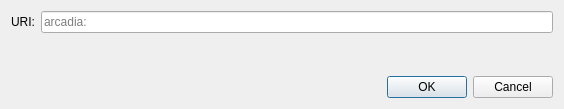
<?xml version="1.0" encoding="UTF-8"?>
<ui version="4.0">
 <class>OpenURIDialog</class>
 <widget class="QDialog" name="OpenURIDialog">
  <property name="geometry">
   <rect>
    <x>0</x>
    <y>0</y>
    <width>564</width>
    <height>109</height>
   </rect>
  </property>
  <property name="windowTitle">
   <string>Open arcadia URI</string>
  </property>
  <layout class="QVBoxLayout" name="verticalLayout">
   <item>
    <layout class="QHBoxLayout" name="horizontalLayout">
     <item>
      <widget class="QLabel" name="label">
       <property name="text">
        <string>URI:</string>
       </property>
      </widget>
     </item>
     <item>
      <widget class="QValidatedLineEdit" name="uriEdit">
       <property name="placeholderText">
        <string notr="true">arcadia:</string>
       </property>
      </widget>
     </item>
    </layout>
   </item>
   <item>
    <spacer name="verticalSpacer">
     <property name="orientation">
      <enum>Qt::Vertical</enum>
     </property>
     <property name="sizeHint" stdset="0">
      <size>
       <width>20</width>
       <height>40</height>
      </size>
     </property>
    </spacer>
   </item>
   <item>
    <widget class="QDialogButtonBox" name="buttonBox">
     <property name="orientation">
      <enum>Qt::Horizontal</enum>
     </property>
     <property name="standardButtons">
      <set>QDialogButtonBox::Cancel|QDialogButtonBox::Ok</set>
     </property>
    </widget>
   </item>
  </layout>
 </widget>
 <customwidgets>
  <customwidget>
   <class>QValidatedLineEdit</class>
   <extends>QLineEdit</extends>
   <header>qt/qvalidatedlineedit.h</header>
  </customwidget>
 </customwidgets>
 <resources/>
 <connections>
  <connection>
   <sender>buttonBox</sender>
   <signal>accepted()</signal>
   <receiver>OpenURIDialog</receiver>
   <slot>accept()</slot>
   <hints>
    <hint type="sourcelabel">
     <x>248</x>
     <y>254</y>
    </hint>
    <hint type="destinationlabel">
     <x>157</x>
     <y>274</y>
    </hint>
   </hints>
  </connection>
  <connection>
   <sender>buttonBox</sender>
   <signal>rejected()</signal>
   <receiver>OpenURIDialog</receiver>
   <slot>reject()</slot>
   <hints>
    <hint type="sourcelabel">
     <x>316</x>
     <y>260</y>
    </hint>
    <hint type="destinationlabel">
     <x>286</x>
     <y>274</y>
    </hint>
   </hints>
  </connection>
 </connections>
</ui>
